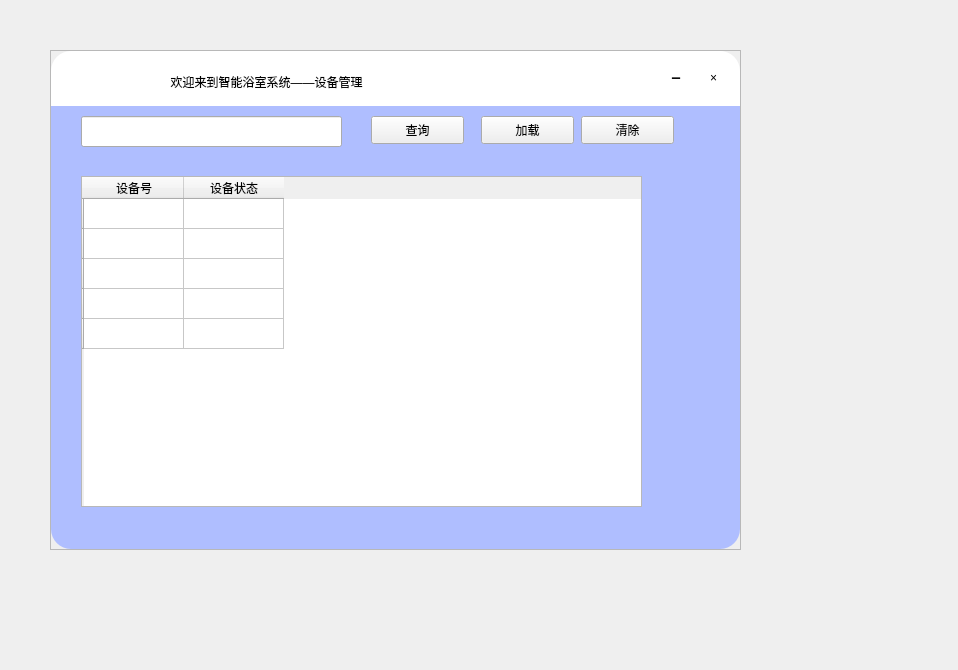
<?xml version="1.0" encoding="UTF-8"?>
<ui version="4.0">
 <class>ManageWindow</class>
 <widget class="QMainWindow" name="ManageWindow">
  <property name="geometry">
   <rect>
    <x>0</x>
    <y>0</y>
    <width>958</width>
    <height>670</height>
   </rect>
  </property>
  <property name="windowTitle">
   <string>MainWindow</string>
  </property>
  <widget class="QWidget" name="centralwidget">
   <widget class="QFrame" name="frame">
    <property name="geometry">
     <rect>
      <x>50</x>
      <y>50</y>
      <width>691</width>
      <height>500</height>
     </rect>
    </property>
    <property name="sizePolicy">
     <sizepolicy hsizetype="Preferred" vsizetype="Preferred">
      <horstretch>0</horstretch>
      <verstretch>0</verstretch>
     </sizepolicy>
    </property>
    <property name="minimumSize">
     <size>
      <width>600</width>
      <height>500</height>
     </size>
    </property>
    <property name="frameShape">
     <enum>QFrame::StyledPanel</enum>
    </property>
    <property name="frameShadow">
     <enum>QFrame::Raised</enum>
    </property>
    <layout class="QVBoxLayout" name="verticalLayout">
     <property name="spacing">
      <number>0</number>
     </property>
     <property name="leftMargin">
      <number>0</number>
     </property>
     <property name="topMargin">
      <number>0</number>
     </property>
     <property name="rightMargin">
      <number>0</number>
     </property>
     <property name="bottomMargin">
      <number>0</number>
     </property>
     <item>
      <widget class="QFrame" name="frame_2">
       <property name="sizePolicy">
        <sizepolicy hsizetype="Preferred" vsizetype="Preferred">
         <horstretch>0</horstretch>
         <verstretch>1</verstretch>
        </sizepolicy>
       </property>
       <property name="styleSheet">
        <string notr="true">background-color: rgb(255, 255, 255);
border-top-left-radius:20px;
border-top-right-radius:20px;</string>
       </property>
       <property name="frameShape">
        <enum>QFrame::StyledPanel</enum>
       </property>
       <property name="frameShadow">
        <enum>QFrame::Raised</enum>
       </property>
       <widget class="QFrame" name="frame_5">
        <property name="geometry">
         <rect>
          <x>600</x>
          <y>0</y>
          <width>87</width>
          <height>54</height>
         </rect>
        </property>
        <property name="sizePolicy">
         <sizepolicy hsizetype="Expanding" vsizetype="Preferred">
          <horstretch>0</horstretch>
          <verstretch>0</verstretch>
         </sizepolicy>
        </property>
        <property name="styleSheet">
         <string notr="true">QPushButton{
	border:none;
}
QPushButton:hover{
	padding-bottom:5px;
}</string>
        </property>
        <property name="frameShape">
         <enum>QFrame::StyledPanel</enum>
        </property>
        <property name="frameShadow">
         <enum>QFrame::Raised</enum>
        </property>
        <layout class="QHBoxLayout" name="horizontalLayout_3">
         <item>
          <widget class="QPushButton" name="pushButton_5">
           <property name="text">
            <string>➖</string>
           </property>
          </widget>
         </item>
         <item>
          <widget class="QPushButton" name="pushButton_6">
           <property name="text">
            <string>×</string>
           </property>
          </widget>
         </item>
        </layout>
       </widget>
       <widget class="QPushButton" name="pushButton">
        <property name="geometry">
         <rect>
          <x>20</x>
          <y>10</y>
          <width>391</width>
          <height>41</height>
         </rect>
        </property>
        <property name="styleSheet">
         <string notr="true">border:none;
font: 12pt &quot;幼圆&quot;;</string>
        </property>
        <property name="text">
         <string>欢迎来到智能浴室系统——设备管理</string>
        </property>
       </widget>
      </widget>
     </item>
     <item>
      <widget class="QFrame" name="frame_3">
       <property name="sizePolicy">
        <sizepolicy hsizetype="Preferred" vsizetype="Preferred">
         <horstretch>0</horstretch>
         <verstretch>8</verstretch>
        </sizepolicy>
       </property>
       <property name="styleSheet">
        <string notr="true">#frame_3{
	border-bottom-right-radius:20px;
	border-bottom-left-radius:20px;
	background-color: rgb(175, 190, 255);
}
#QPushButton:hover{
	padding-bottom:5px;
}
</string>
       </property>
       <property name="frameShape">
        <enum>QFrame::StyledPanel</enum>
       </property>
       <property name="frameShadow">
        <enum>QFrame::Raised</enum>
       </property>
       <widget class="QStackedWidget" name="stackedWidget">
        <property name="geometry">
         <rect>
          <x>30</x>
          <y>70</y>
          <width>561</width>
          <height>331</height>
         </rect>
        </property>
        <property name="currentIndex">
         <number>0</number>
        </property>
        <widget class="QWidget" name="page">
         <layout class="QVBoxLayout" name="verticalLayout_2">
          <property name="spacing">
           <number>0</number>
          </property>
          <property name="leftMargin">
           <number>0</number>
          </property>
          <property name="topMargin">
           <number>0</number>
          </property>
          <property name="rightMargin">
           <number>0</number>
          </property>
          <property name="bottomMargin">
           <number>0</number>
          </property>
          <item>
           <widget class="QTableWidget" name="tableWidget">
            <row>
             <property name="text">
              <string/>
             </property>
            </row>
            <row>
             <property name="text">
              <string/>
             </property>
            </row>
            <row>
             <property name="text">
              <string/>
             </property>
            </row>
            <row>
             <property name="text">
              <string/>
             </property>
            </row>
            <row>
             <property name="text">
              <string/>
             </property>
            </row>
            <column>
             <property name="text">
              <string>设备号</string>
             </property>
            </column>
            <column>
             <property name="text">
              <string>设备状态</string>
             </property>
            </column>
           </widget>
          </item>
         </layout>
        </widget>
        <widget class="QWidget" name="page_2"/>
       </widget>
       <widget class="QPushButton" name="pushButton_load">
        <property name="geometry">
         <rect>
          <x>430</x>
          <y>10</y>
          <width>93</width>
          <height>28</height>
         </rect>
        </property>
        <property name="styleSheet">
         <string notr="true">QPushButton:hover{
	padding-bottom:5px;
color: rgb(85, 85, 85);
}</string>
        </property>
        <property name="text">
         <string>加载</string>
        </property>
       </widget>
       <widget class="QPushButton" name="pushButton_clear">
        <property name="geometry">
         <rect>
          <x>530</x>
          <y>10</y>
          <width>93</width>
          <height>28</height>
         </rect>
        </property>
        <property name="styleSheet">
         <string notr="true">QPushButton:hover{
	padding-bottom:5px;
color: rgb(85, 85, 85);
}</string>
        </property>
        <property name="text">
         <string>清除</string>
        </property>
       </widget>
       <widget class="QLineEdit" name="lineEdit_chaxun">
        <property name="geometry">
         <rect>
          <x>30</x>
          <y>10</y>
          <width>261</width>
          <height>31</height>
         </rect>
        </property>
        <property name="text">
         <string/>
        </property>
       </widget>
       <widget class="QPushButton" name="pushButton_chaxun">
        <property name="geometry">
         <rect>
          <x>320</x>
          <y>10</y>
          <width>93</width>
          <height>28</height>
         </rect>
        </property>
        <property name="styleSheet">
         <string notr="true">QPushButton:hover{
	padding-bottom:5px;
color: rgb(85, 85, 85);
}</string>
        </property>
        <property name="text">
         <string>查询</string>
        </property>
       </widget>
      </widget>
     </item>
    </layout>
   </widget>
  </widget>
 </widget>
 <resources/>
 <connections>
  <connection>
   <sender>pushButton_6</sender>
   <signal>clicked()</signal>
   <receiver>ManageWindow</receiver>
   <slot>close()</slot>
   <hints>
    <hint type="sourcelabel">
     <x>726</x>
     <y>84</y>
    </hint>
    <hint type="destinationlabel">
     <x>695</x>
     <y>43</y>
    </hint>
   </hints>
  </connection>
  <connection>
   <sender>pushButton_5</sender>
   <signal>clicked()</signal>
   <receiver>ManageWindow</receiver>
   <slot>showMinimized()</slot>
   <hints>
    <hint type="sourcelabel">
     <x>690</x>
     <y>87</y>
    </hint>
    <hint type="destinationlabel">
     <x>707</x>
     <y>81</y>
    </hint>
   </hints>
  </connection>
 </connections>
</ui>
